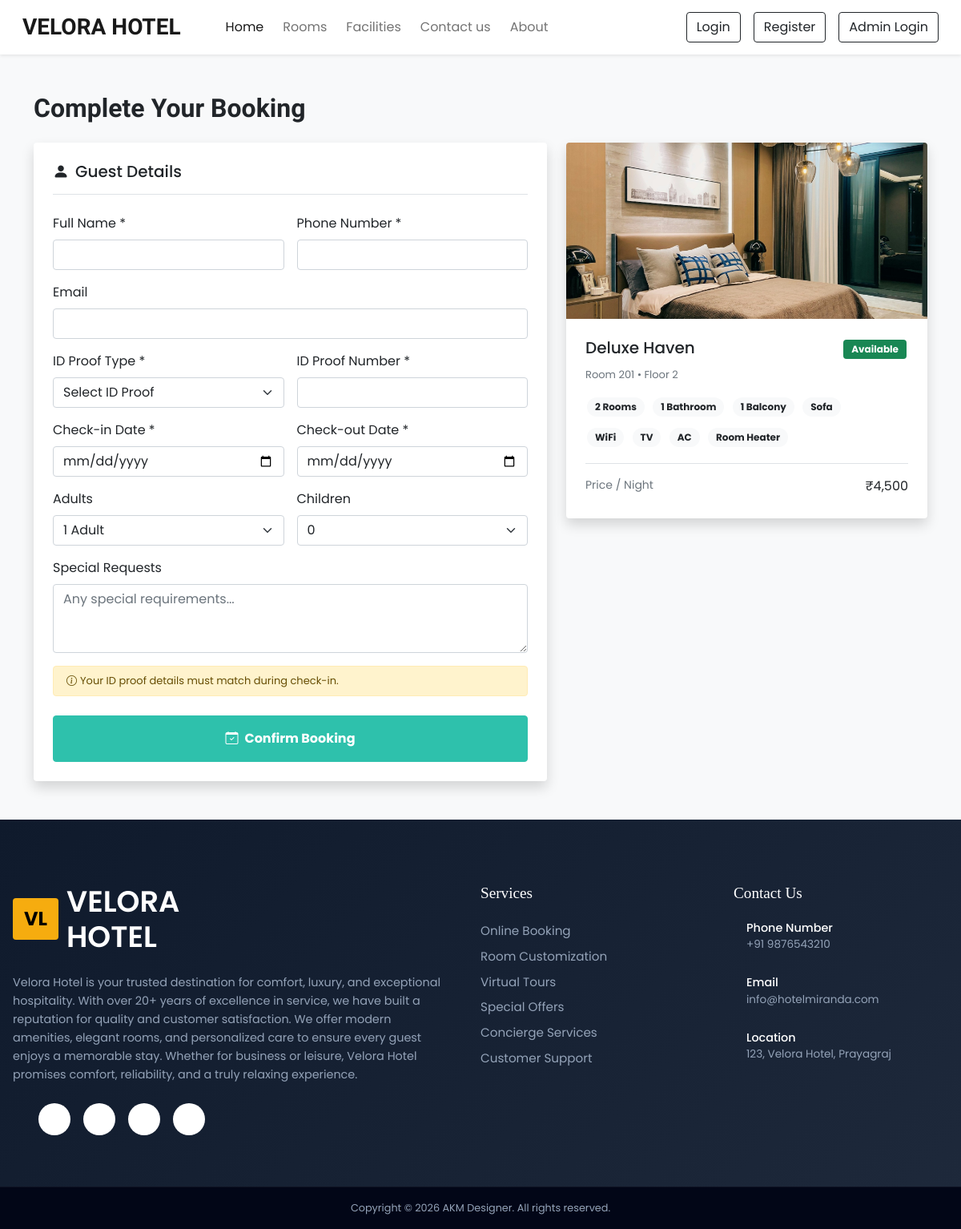
Screenshot of /booking.php?room_id=2 with the database file from the repository.
### tables this page shows
CREATE TABLE IF NOT EXISTS rooms (
  sr_no INT AUTO_INCREMENT PRIMARY KEY,
  room_name VARCHAR(100) NOT NULL,
  room_type ENUM('Standard','Deluxe','Suite','Presidential') NOT NULL,
  room_number VARCHAR(10) NOT NULL UNIQUE,
  floor_number INT DEFAULT 1,
  price_per_night DECIMAL(10,2) NOT NULL,
  max_adults INT DEFAULT 2,
  max_children INT DEFAULT 1,
  max_capacity INT DEFAULT 3,
  features TEXT COMMENT 'comma separated: 2 Rooms, 1 Bathroom',
  facilities TEXT COMMENT 'comma separated: WiFi, AC, TV',
  description TEXT,
  room_image VARCHAR(255),
  rating INT DEFAULT 4,
  status ENUM('Available','Occupied','Maintenance') DEFAULT 'Available',
  created_at TIMESTAMP DEFAULT CURRENT_TIMESTAMP
);

### booking.php (the view, shortened to what this page needs)
<?php
require('include/db.php');
$room_id   = (int)($_GET['room_id']??0);
$check_in  = $_GET['check_in']??'';
$check_out = $_GET['check_out']??'';
$room = mysqli_fetch_assoc(mysqli_query($con,"SELECT * FROM rooms WHERE sr_no=$room_id AND status='Available'"));
$success = $error = '';
$days  = ($check_in && $check_out) ? max(1,(strtotime($check_out)-strtotime($check_in))/86400) : 1;
$total = $room['price_per_night'] * $days;
$features   = explode(',', $room['features']??'');
$facilities = explode(',', $room['facilities']??'');
?>
<!DOCTYPE html>
<html lang="en">
<head>
  <?php require('include/links.php'); ?>
</head>
<body class="bg-light">
<?php require('include/header.php'); ?>
<div class="container py-5">
<?php if($success): ?>
<div class="row justify-content-center">
  <div class="col-lg-6">
    <div class="bg-white rounded shadow p-5 text-center">
      <div style="width:70px;height:70px;background:#dcfce7;border-radius:50%;display:flex;align-items:center;justify-content:center;margin:0 auto 20px;">
        <i class="bi bi-check-lg text-success" style="font-size:32px;"></i>
      </div>
      <h3 class="text-success mb-2">Booking Confirmed!</h3>
      <p class="text-muted mb-3">Your booking has been received successfully.</p>
      <div class="bg-light rounded p-3 mb-4">
        <h5 class="fw-bold"><?= htmlspecialchars($success) ?></h5>
        <p class="text-muted mb-0">Please save this booking number for reference.</p>
      </div>
      <div class="text-start" style="font-size:14px;">
        <div class="d-flex justify-content-between border-bottom py-2"><span class="text-muted">Room</span><strong><?= htmlspecialchars($room['room_name']) ?></strong></div>
        <div class="d-flex justify-content-between border-bottom py-2"><span class="text-muted">Check-in</span><strong><?= $_POST['check_in'] ?></strong></div>
        <div class="d-flex justify-content-between border-bottom py-2"><span class="text-muted">Check-out</span><strong><?= $_POST['check_out'] ?></strong></div>
        <div class="d-flex justify-content-between py-2"><span class="text-muted">Total Amount</span><strong class="text-success">₹<?= number_format($total) ?></strong></div>
      </div>
      <a href="index.php" class="btn custom-bg text-white mt-4 w-100">Back to Home</a>
    </div>
  </div>
</div>
<?php else: ?>
<h2 class="fw-bold h-font mb-4">Complete Your Booking</h2>
<div class="row g-4">
  <div class="col-lg-7">
    <div class="bg-white rounded shadow p-4">
      <h5 class="mb-4 border-bottom pb-3"><i class="bi bi-person-fill me-2"></i>Guest Details</h5>
      <form method="POST">
        <div class="row g-3">
          <div class="col-md-6">
            <label class="form-label fw-semibold">Full Name *</label>
            <input type="text" name="guest_name" class="form-control shadow-none" required>
          </div>
          <div class="col-md-6">
            <label class="form-label fw-semibold">Phone Number *</label>
            <input type="text" name="guest_phone" class="form-control shadow-none" required>
          </div>
          <div class="col-12">
            <label class="form-label fw-semibold">Email</label>
            <input type="email" name="guest_email" class="form-control shadow-none">
          </div>
          <div class="col-md-6">
            <label class="form-label fw-semibold">ID Proof Type *</label>
            <select name="id_proof_type" class="form-select shadow-none" required>
              <option value="">Select ID Proof</option>
            </select>
          </div>
          <div class="col-md-6">
            <label class="form-label fw-semibold">ID Proof Number *</label>
            <input type="text" name="id_proof_number" class="form-control shadow-none" required>
          </div>
          <div class="col-md-6">
            <label class="form-label fw-semibold">Check-in Date *</label>
            <input type="date" name="check_in" class="form-control shadow-none" value="<?= htmlspecialchars($check_in) ?>" min="<?= date('Y-m-d') ?>" required>
          </div>
          <div class="col-md-6">
            <label class="form-label fw-semibold">Check-out Date *</label>
            <input type="date" name="check_out" class="form-control shadow-none" value="<?= htmlspecialchars($check_out) ?>" required>
          </div>
          <div class="col-md-6">
            <label class="form-label fw-semibold">Adults</label>
            <select name="num_adults" class="form-select shadow-none">
              <?php for($i=1;$i<=$room['max_adults'];$i++): ?>
              <option value="<?= $i ?>"><?= $i ?> Adult<?= $i>1?'s':'' ?></option>
              <?php endfor; ?>
            </select>
          </div>
          <div class="col-md-6">
            <label class="form-label fw-semibold">Children</label>
            <select name="num_children" class="form-select shadow-none">
              <?php for($i=0;$i<=$room['max_children'];$i++): ?>
              <option value="<?= $i ?>"><?= $i ?></option>
              <?php endfor; ?>
            </select>
          </div>
          <div class="col-12">
            <label class="form-label fw-semibold">Special Requests</label>
            <textarea name="special_requests" class="form-control shadow-none" rows="3" placeholder="Any special requirements..."></textarea>
          </div>
          <div class="col-12">
            <div class="alert alert-warning py-2 mb-0" style="font-size:13px;">
              <i class="bi bi-info-circle me-1"></i>Your ID proof details must match during check-in.
            </div>
          </div>
        </div>
        <button type="submit" name="book_now" class="btn custom-bg text-white w-100 mt-4 py-3 fw-bold">
          <i class="bi bi-calendar-check me-2"></i>Confirm Booking
        </button>
      </form>
    </div>
  </div>
  <div class="col-lg-5">
    <div class="bg-white rounded shadow overflow-hidden sticky-top" style="top:80px;">
      <div style="height:220px;overflow:hidden;">
        <img src="<?= htmlspecialchars($room['room_image']) ?>" class="w-100 h-100" style="object-fit:cover;">
      </div>
      <div class="p-4">
        <div class="d-flex justify-content-between align-items-start mb-2">
          <h5 class="mb-0"><?= htmlspecialchars($room['room_name']) ?></h5>
          <span class="badge bg-success">Available</span>
        </div>
        <p class="text-muted mb-3" style="font-size:13px;">Room <?= $room['room_number'] ?> &bull; Floor <?= $room['floor_number'] ?></p>
        <div class="mb-2">
          <?php foreach($features as $f): if(trim($f)): ?>
          <span class="badge rounded-pill bg-light text-dark me-1 mb-1"><?= trim(htmlspecialchars($f)) ?></span>
          <?php endif; endforeach; ?>
        </div>
        <div class="mb-3">
          <?php foreach($facilities as $f): if(trim($f)): ?>
          <span class="badge rounded-pill bg-light text-dark me-1 mb-1"><?= trim(htmlspecialchars($f)) ?></span>
          <?php endif; endforeach; ?>
        </div>
        <div class="border-top pt-3">
          <div class="d-flex justify-content-between mb-1">
            <span class="text-muted" style="font-size:14px;">Price / Night</span>
            <span>₹<?= number_format($room['price_per_night']) ?></span>
          </div>
        </div>
      </div>
    </div>
  </div>
</div>
<?php endif; ?>
</div>
<?php require('include/footer.php'); ?>
</body>
</html>

### css/style.css (style rules this page uses)
:root { --primary-color: #0f1a2c; --secondary-color: #f6ac0f; --text-light: #94a3b8; --white: #ffffff; --teal: #2ec1ac; --teal_hover: #279e8c; --header-font: "Playfair Display", serif; }
* { font-family:"Poppins", sans-serif; }
.h-font { font-family:"Merienda", cursive; }
.custom-bg { background-color: var(--teal); border: 1px solid var(--teal); transition: all 0.3s ease; }
.badge { margin: 2px; padding: 6px 10px; }
* { margin: 0; padding: 0; box-sizing: border-box; }
body { font-family: "Poppins", sans-serif; }

### rows the page displays
rooms: room_image (picture), room_name "Deluxe Haven", room_number "201", floor_number "2", features "2 Rooms", features "1 Bathroom", features "1 Balcony", features "Sofa", facilities "WiFi", facilities "TV", facilities "AC", facilities "Room Heater", price_per_night "4,500"

### other values shown
form field num_adults "1 Adult"
form field num_children "0"
